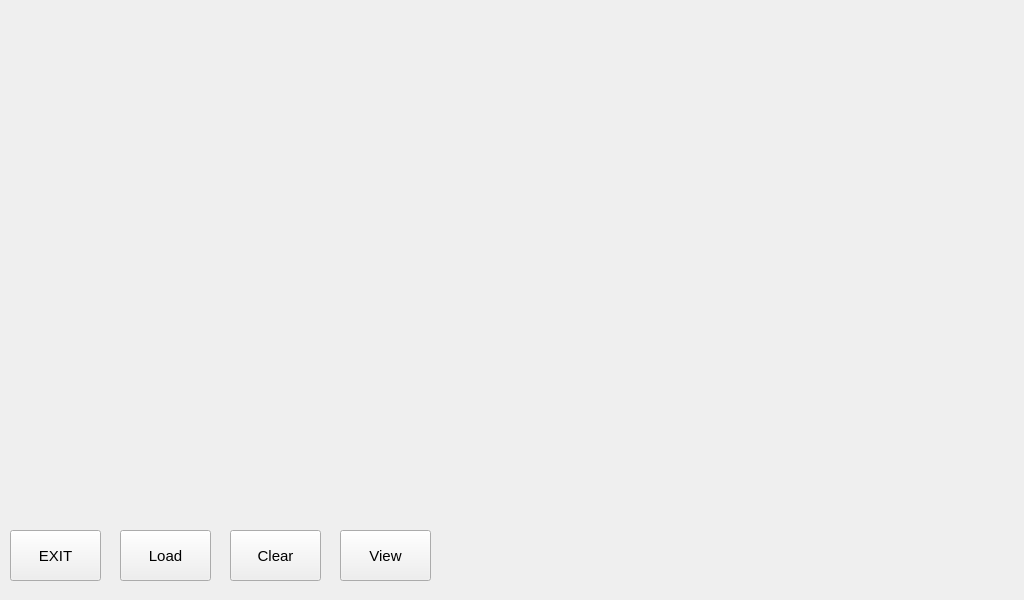
<?xml version="1.0" encoding="UTF-8"?>
<ui version="4.0">
 <class>MainWindow</class>
 <widget class="QMainWindow" name="MainWindow">
  <property name="geometry">
   <rect>
    <x>0</x>
    <y>0</y>
    <width>1024</width>
    <height>600</height>
   </rect>
  </property>
  <property name="windowTitle">
   <string>MainWindow</string>
  </property>
  <widget class="QWidget" name="centralwidget">
   <widget class="PlotWidget" name="plotWidget" native="true">
    <property name="geometry">
     <rect>
      <x>10</x>
      <y>10</y>
      <width>1001</width>
      <height>501</height>
     </rect>
    </property>
   </widget>
   <widget class="QPushButton" name="loadButton">
    <property name="geometry">
     <rect>
      <x>120</x>
      <y>530</y>
      <width>91</width>
      <height>51</height>
     </rect>
    </property>
    <property name="font">
     <font>
      <pointsize>11</pointsize>
     </font>
    </property>
    <property name="text">
     <string>Load</string>
    </property>
   </widget>
   <widget class="QPushButton" name="viewButton">
    <property name="geometry">
     <rect>
      <x>340</x>
      <y>530</y>
      <width>91</width>
      <height>51</height>
     </rect>
    </property>
    <property name="font">
     <font>
      <pointsize>11</pointsize>
     </font>
    </property>
    <property name="text">
     <string>View</string>
    </property>
   </widget>
   <widget class="QPushButton" name="clearButton">
    <property name="geometry">
     <rect>
      <x>230</x>
      <y>530</y>
      <width>91</width>
      <height>51</height>
     </rect>
    </property>
    <property name="font">
     <font>
      <pointsize>11</pointsize>
     </font>
    </property>
    <property name="text">
     <string>Clear</string>
    </property>
   </widget>
   <widget class="QPushButton" name="exitButton">
    <property name="geometry">
     <rect>
      <x>10</x>
      <y>530</y>
      <width>91</width>
      <height>51</height>
     </rect>
    </property>
    <property name="font">
     <font>
      <pointsize>11</pointsize>
     </font>
    </property>
    <property name="text">
     <string>EXIT</string>
    </property>
   </widget>
  </widget>
 </widget>
 <customwidgets>
  <customwidget>
   <class>PlotWidget</class>
   <extends>QWidget</extends>
   <header>pyqtgraph</header>
   <container>1</container>
  </customwidget>
 </customwidgets>
 <resources/>
 <connections/>
</ui>
